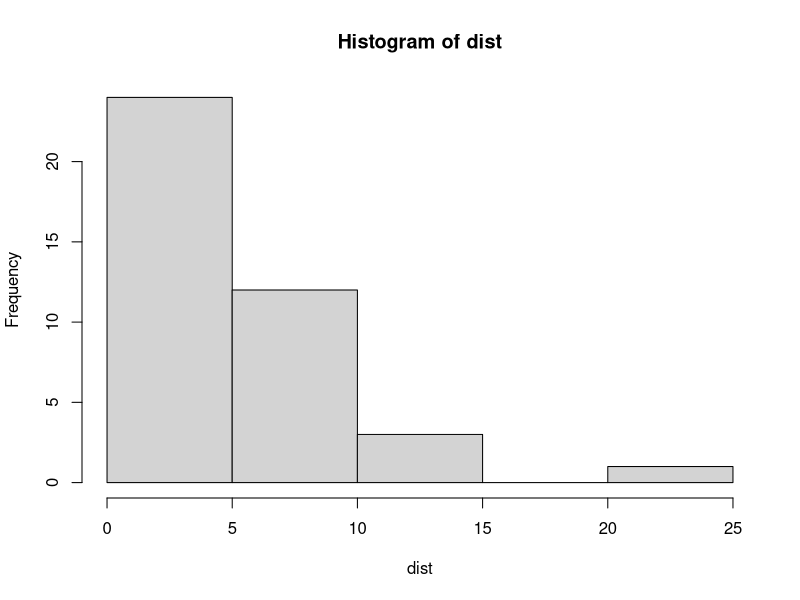
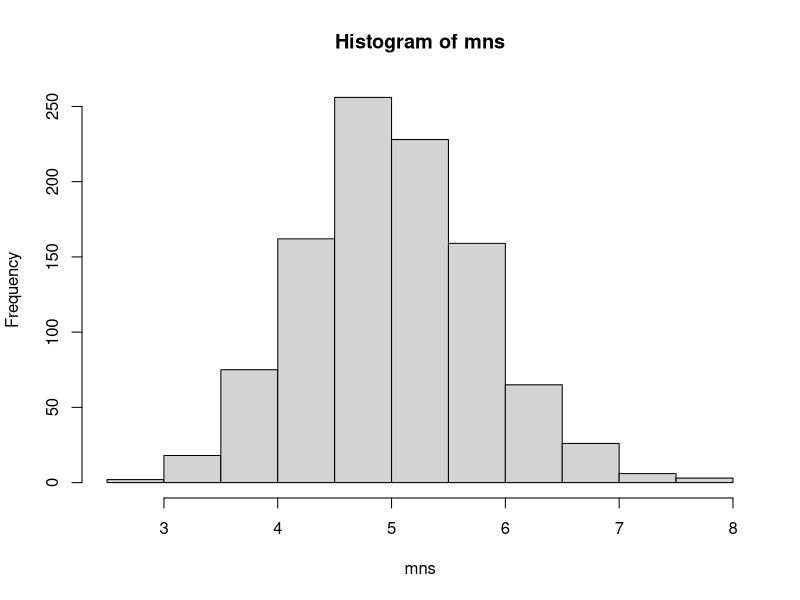

These charts were generated, in order, by the following R code:
## ---- chunk 1
set.seed(123)
#Distribution of 40 
dist <- rexp(40,.2)
hist(dist)
## ---- chunk 2
mean(dist)
## ---- chunk 3
var(dist)
## ---- chunk 4
mns = NULL
for (i in 1:1000) mns = c(mns, mean(rexp(40,.2)))
hist(mns)
var(mns)
